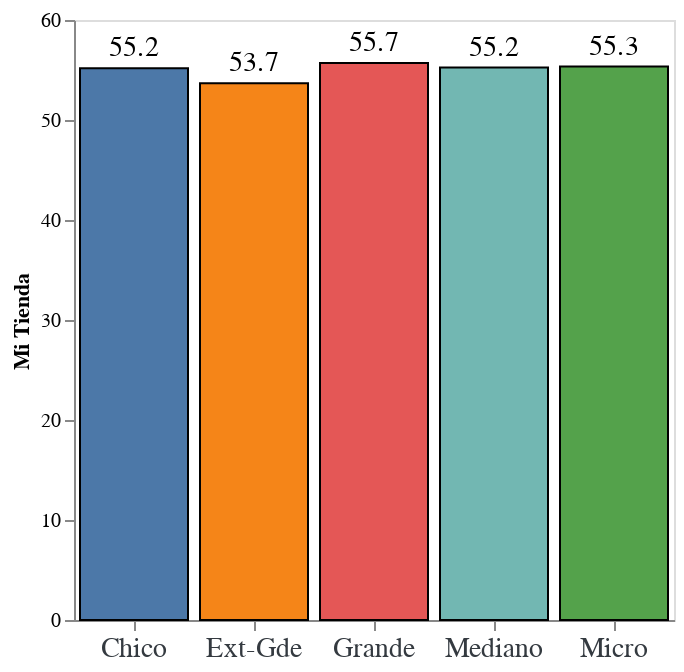

Notebook cell for this chart:
### Code cell
bars = alt.Chart(tamaño_tienda).mark_bar(stroke = "black").encode(
    x= alt.X("tamaño:O", 
        title="",
        axis = alt.Axis(labelAngle=0, labelFontSize=14, labelColor= "#343a40", labelFont="Arial") ),    
    tooltip = [alt.Tooltip('tamaño', title = 'Tamaño' ), alt.Tooltip ('mi tienda:O',title = 'Mi Tienda', format = ".4s" )],
    color=alt.Color(field="tamaño", type="nominal",legend=None ),
    y= alt.Y("mi tienda:Q", 
        title = "Mi Tienda", 
        axis = alt.Axis( grid = False, )),
 )

text = bars.mark_text(
    dy=-10,
    size=14,
    fill = "black",
).encode(text= alt.Text('mi tienda:Q', format = ".3s"))

g_mitienda = (bars + text).properties(
    width = 300,
)
g_mitienda

### Figure 1 — Vega-Lite specification as saved in the notebook (floating-point values rounded to 4 significant figures)
{"config": {"view": {"continuousWidth": 400, "continuousHeight": 300}}, "layer": [{"mark": {"type": "bar", "stroke": "black"}, "encoding": {"color": {"field": "tamaño", "legend": null, "type": "nominal"}, "tooltip": [{"field": "tamaño", "title": "Tamaño", "type": "nominal"}, {"field": "mi tienda", "format": ".4s", "title": "Mi Tienda", "type": "ordinal"}], "x": {"axis": {"labelAngle": 0, "labelColor": "#343a40", "labelFont": "Arial", "labelFontSize": 14}, "field": "tamaño", "title": "", "type": "ordinal"}, "y": {"axis": {"grid": false}, "field": "mi tienda", "title": "Mi Tienda", "type": "quantitative"}}}, {"mark": {"type": "text", "dy": -10, "fill": "black", "size": 14}, "encoding": {"color": {"field": "tamaño", "legend": null, "type": "nominal"}, "text": {"field": "mi tienda", "format": ".3s", "type": "quantitative"}, "tooltip": [{"field": "tamaño", "title": "Tamaño", "type": "nominal"}, {"field": "mi tienda", "format": ".4s", "title": "Mi Tienda", "type": "ordinal"}], "x": {"axis": {"labelAngle": 0, "labelColor": "#343a40", "labelFont": "Arial", "labelFontSize": 14}, "field": "tamaño", "title": "", "type": "ordinal"}, "y": {"axis": {"grid": false}, "field": "mi tienda", "title": "Mi Tienda", "type": "quantitative"}}}], "data": {"name": "data-ac1d2912a50394fe2e7c3aae59a465d7"}, "width": 300, "$schema": "https://vega.github.io/schema/vega-lite/v4.17.0.json", "datasets": {"data-ac1d2912a50394fe2e7c3aae59a465d7": [{"tamaño": "Chico", "mi tienda": 55.16}, {"tamaño": "Ext-Gde", "mi tienda": 53.68}, {"tamaño": "Grande", "mi tienda": 55.69}, {"tamaño": "Mediano", "mi tienda": 55.24}, {"tamaño": "Micro", "mi tienda": 55.34}]}}
